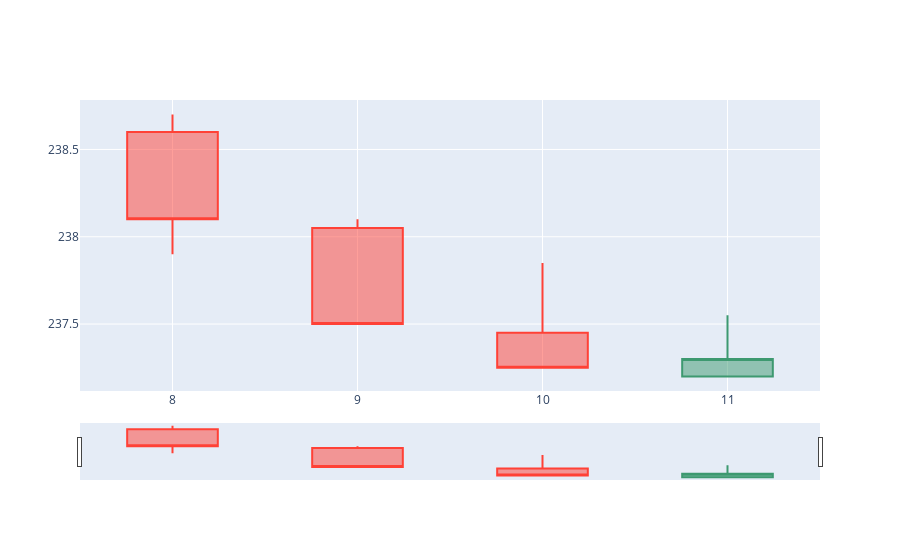

The code cell stored with this chart in its notebook:
### Code cell
candle_graph(candle_data,"HINDPETRO")

### Figure 1 — Plotly figure (JSON) as saved in the notebook; plotly's stock layout.template omitted (floating-point values rounded to 4 significant figures)
{"data": [{"close": [238.1, 237.5, 237.2, 237.3], "high": [238.7, 238.1, 237.8, 237.6], "low": [237.9, 237.5, 237.2, 237.2], "open": [238.6, 238.1, 237.4, 237.2], "type": "candlestick", "x": [8, 9, 10, 11]}], "layout": {}}
